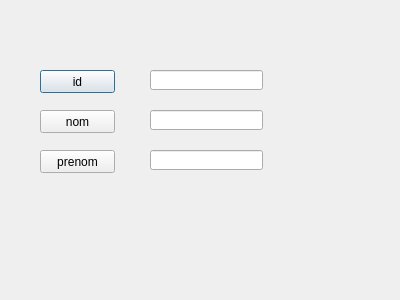
<?xml version="1.0" encoding="UTF-8"?>
<ui version="4.0">
 <class>Dialog</class>
 <widget class="QDialog" name="Dialog">
  <property name="geometry">
   <rect>
    <x>0</x>
    <y>0</y>
    <width>400</width>
    <height>300</height>
   </rect>
  </property>
  <property name="windowTitle">
   <string>Dialog</string>
  </property>
  <widget class="QPushButton" name="pushButton">
   <property name="geometry">
    <rect>
     <x>40</x>
     <y>70</y>
     <width>75</width>
     <height>23</height>
    </rect>
   </property>
   <property name="text">
    <string>id</string>
   </property>
  </widget>
  <widget class="QPushButton" name="pushButton_2">
   <property name="geometry">
    <rect>
     <x>40</x>
     <y>110</y>
     <width>75</width>
     <height>23</height>
    </rect>
   </property>
   <property name="text">
    <string>nom</string>
   </property>
  </widget>
  <widget class="QPushButton" name="pushButton_3">
   <property name="geometry">
    <rect>
     <x>40</x>
     <y>150</y>
     <width>75</width>
     <height>23</height>
    </rect>
   </property>
   <property name="text">
    <string>prenom</string>
   </property>
  </widget>
  <widget class="QLineEdit" name="lineEdit_mod_m_id">
   <property name="geometry">
    <rect>
     <x>150</x>
     <y>70</y>
     <width>113</width>
     <height>20</height>
    </rect>
   </property>
  </widget>
  <widget class="QLineEdit" name="lineEdit_mod_m_nom">
   <property name="geometry">
    <rect>
     <x>150</x>
     <y>110</y>
     <width>113</width>
     <height>20</height>
    </rect>
   </property>
  </widget>
  <widget class="QLineEdit" name="lineEdit_mod_m_prenom">
   <property name="geometry">
    <rect>
     <x>150</x>
     <y>150</y>
     <width>113</width>
     <height>20</height>
    </rect>
   </property>
  </widget>
  <widget class="QWidget" name="verticalLayoutWidget">
   <property name="geometry">
    <rect>
     <x>30</x>
     <y>70</y>
     <width>101</width>
     <height>111</height>
    </rect>
   </property>
   <layout class="QVBoxLayout" name="verticalLayout"/>
  </widget>
 </widget>
 <resources/>
 <connections/>
</ui>
